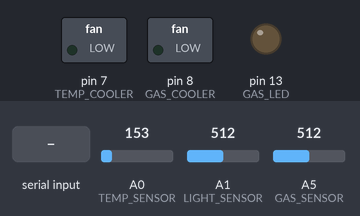
This sketch was run on a simulated Arduino Uno, built with avr-gcc and run on an emulated ATmega328P. On the bench: switched loads named in the sketch (green lamp = pin HIGH), output pins drawn as LEDs (lit = HIGH). The test bench sets the inputs (shaded band); at power-on: A0 (TEMP_SENSOR) = 153, A1 (LIGHT_SENSOR) = 512, A5 (GAS_SENSOR) = 512. What the sketch prints to the serial monitor is not drawn.

Above: at 1.2 s.
1.3 s: "R\n" received over Serial
At 4.3 s:
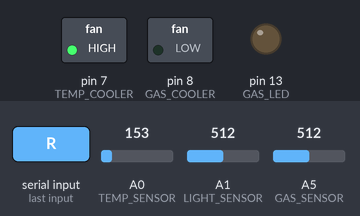
Timing chart, 0 to 11.8 s (numbered marks = the images above; inputs shaded):
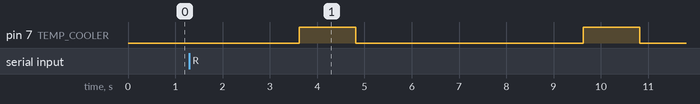

Measured:
- by itself, pin 7 (TEMP_COOLER): alternates HIGH for 1.2 s and LOW for 4.8 s

The sketch:

ParteSenzoriala.ino
```cpp
#define READ_COMMAND 'R'

#define LIGHT_SENSOR 1

#define TEMP_SENSOR 0
#define TEMP_MAX 35
#define TEMP_NEED 30
#define TEMP_COOLER 7

#define GAS_SENSOR 5
#define GAS_BUZZER 5
#define GAS_LED 13
#define GAS_COOLER 8
#define GAS_MAX 40
#define GAS_NEED 30

//#define DEBUG

// the setup routine runs once when you press reset:
void setup() {
  //init serial comm
  pinMode(GAS_LED, OUTPUT);

  pinMode(GAS_COOLER, OUTPUT);
  pinMode(TEMP_COOLER, OUTPUT);
  digitalWrite(GAS_LED, LOW);
  Serial.begin(9600);
}

// the loop routine runs over and over again forever:
void loop() {

  static int i=0;
  static bool wasGasDangerousState = false;
  static bool wasTempDangerousState = false;
  String lBuffer;

  //check for dangerous gas situations
  int gas = GasPercentage();
  if(gas >= GAS_MAX)
  {
      StartLed(GAS_LED);
      StartCooler(GAS_COOLER);
      StartBuzzer(GAS_BUZZER);
      wasGasDangerousState = true;
  }
  else if(wasGasDangerousState && gas < GAS_NEED)
  {
     StopLed(GAS_LED);
     StopCooler(GAS_COOLER);
     StopBuzzer(GAS_BUZZER);
     wasGasDangerousState = false;
  }
  //check for dangerous temperature situations
  int temp = TempInCelsius(5);
  temp -= wasGasDangerousState ? 2 : 0;
  if(temp >= TEMP_MAX)
  {
      StartCooler(TEMP_COOLER);
      wasTempDangerousState = true;
  }
  else if(wasTempDangerousState && temp < TEMP_NEED)
  {
     StopCooler(TEMP_COOLER);
     wasTempDangerousState = false;
  }
  //
  int lum = LuminosityPercentage();

  if (Serial.available() && Serial.read() == 'R')
  {
    Serial.flush();
    //Temperature chamber
    lBuffer += temp;
    lBuffer += "\n";
    if (wasTempDangerousState)
    {
        lBuffer += "1 \n";
    }
    else
    {
        lBuffer += "0 \n";
    }
    //Gas Chamber
    lBuffer += gas;
    lBuffer += "\n";
    if (wasGasDangerousState)
    {
      lBuffer += "1 \n";
      lBuffer += "1 \n";
    }
   else
   {
      lBuffer += "0 \n";
      lBuffer += "0 \n";
   }


    int len = lBuffer.length();
    char* charBuff = new char[len + 1];
    charBuff[len] = 0;
    lBuffer.toCharArray(charBuff, len);
    Serial.write((uint8_t*)charBuff, len);
    Serial.flush();
    delete charBuff;
  }
  delay(1200);
}

int LuminosityPercentage()
{
  static int dummyLumRead = 0;
  dummyLumRead = dummyLumRead <=100 ? dummyLumRead + 1: 0;
  int analog_reading = analogRead(LIGHT_SENSOR);
  return map(dummyLumRead, 0, 1023, 0, 100);
}
int GasPercentage()
{
  static int dummyGasRead = 0;
  dummyGasRead = dummyGasRead <=100 ? dummyGasRead + 10: 0;
  int analog_reading = analogRead(GAS_SENSOR);
  return map(dummyGasRead, 0, 1023, 0, 100);
}
int TempInCelsius(int count)
{
  float temperaturaMediata = 0;
  float sumaTemperatura;
  for (int i =0; i < count; i++) {
    int reading = analogRead(TEMP_SENSOR);
    float voltage = reading * 5.0;
    voltage /= 1024.0;
    float temperatureCelsius = (voltage - 0.5) * 100 ;
    sumaTemperatura = sumaTemperatura + temperatureCelsius;
  }
//  return sumaTemperatura / (float)count;
  static int dummyTempRead = 0;
  dummyTempRead=dummyTempRead <=30 ? dummyTempRead + 10: 0;
  return dummyTempRead;
}

void StartCooler(int coolerNumber)
{
  digitalWrite(coolerNumber, HIGH);
}
void StopCooler(int coolerNumber)
{
  digitalWrite(coolerNumber, LOW);
}
void StartLed(int led)
{
  digitalWrite(led, HIGH);
}
void StopLed(int led)
{
  digitalWrite(led, LOW);
}
void StartBuzzer(int buzzer)
{
  digitalWrite(buzzer, HIGH);
}
void StopBuzzer(int buzzer)
{
  digitalWrite(buzzer, LOW);
}
```
